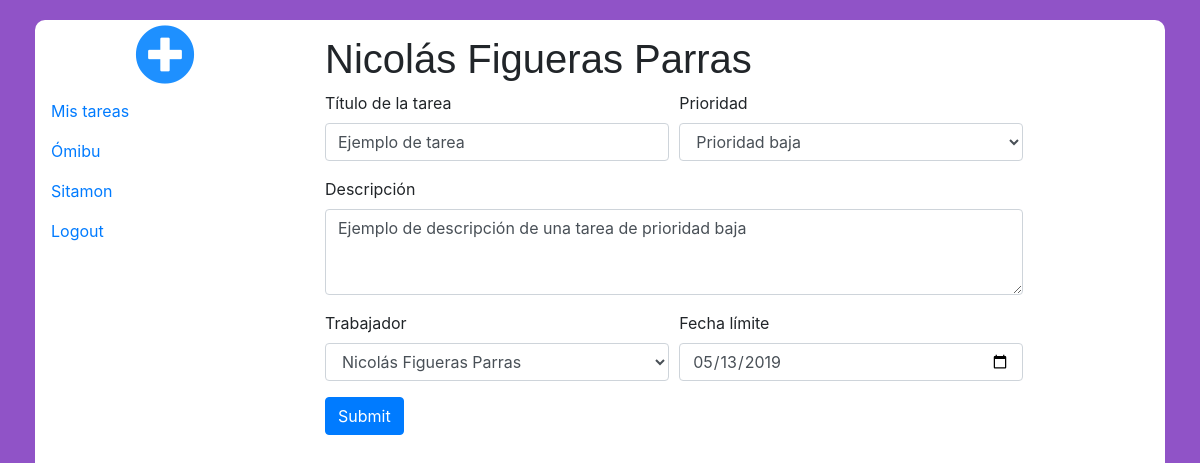
/Tasks/modifyTask.php?task=3 (signed in), run on the app's committed database.
### tables this page shows
CREATE TABLE `trabajadores` (
  `ID_trabajador` bigint(20) UNSIGNED NOT NULL,
  `Nombre` varchar(20) NOT NULL,
  `Apellidos` varchar(50) NOT NULL,
  `Direccion` varchar(70) NOT NULL,
  `Puesto` varchar(40) NOT NULL,
  `Email` varchar(50) NOT NULL,
  `Password` varchar(15) NOT NULL,
  `Telefono` varchar(20) NOT NULL
);

CREATE TABLE `clientes` (
  `ID_cliente` bigint(20) UNSIGNED NOT NULL,
  `Nombre` varchar(50) NOT NULL
);

CREATE TABLE `tareas` (
  `ID_tarea` bigint(20) UNSIGNED NOT NULL,
  `Nombre` varchar(100) NOT NULL,
  `Descripcion` varchar(150) NOT NULL,
  `Fecha` date NOT NULL,
  `Prioridad` int(1) NOT NULL,
  `Trabajador` bigint(20) NOT NULL,
  `Cliente` bigint(20) NOT NULL,
  `Finalizado` int(1) NOT NULL
);

### tasks/modifyTask.php (the view, shortened to what this page needs)
<!DOCTYPE HTML>
<html lang="es">
	<head>
		<link rel="stylesheet" type="text/css" href="../css/main.css">
		<link rel="stylesheet" href="https://stackpath.bootstrapcdn.com/bootstrap/4.3.1/css/bootstrap.min.css">
		<link rel="stylesheet" href="https://use.fontawesome.com/releases/v5.8.1/css/all.css">
	</head>
	<body>
			<?php
                $db = connectDb();
            ?>
			<?php
				$workerData = mysqli_fetch_array(mysqli_query($db, "SELECT * FROM trabajadores WHERE Email = '$_SESSION[email]'"));
			?>
		<div class="container-fluid">
			<div class="mainBox">
                    <div class="row">
                            <div class="col-3 addClientBox">
                                <a href="#"><i class="fas fa-plus-circle addClientBtn"></i></a>
                            </div>
                            <div class="col-9 welcomeMessage">
                                <h1><?php echo $workerData['Nombre']." ".$workerData['Apellidos'] ?></h1>
                            </div>
                    </div>
                    <div class="row">
                            <div class="col-3">
                                <div class="nav flex-column nav-pills" id="v-pills-tab" role="tablist" aria-orientation="vertical">
                                    <a class="nav-link" href="../myTasks/">Mis tareas</a>
                                    <?php
                                        $clientsQuery = mysqli_query($db, "SELECT * FROM clientes");
                                        if($row = mysqli_fetch_array($clientsQuery)){
                                            do{
                                                if(isset($_GET['client'])){
                                                    if($_GET['client'] == $row['ID_cliente']){
                                                        echo "<a class='nav-link active' href='../index.php?client='$row[ID_cliente]'>".$row['Nombre']."</a>";
                                                    }else{
                                                        echo "<a class='nav-link' href='../index.php?client=$row[ID_cliente]'>".$row['Nombre']."</a>";
                                                    }
                                                }else{
                                                    echo "<a class='nav-link' href='../index.php?client=$row[ID_cliente]'>".$row['Nombre']."</a>";
                                                }
                                            }while($row = mysqli_fetch_array($clientsQuery));
                                        }
                                    ?>
                                    <a class="nav-link" href="../login/logout.php">Logout</a>
                                </div>
                            </div>
                            <div class="col-9">
                                <div class="tab-content" id="v-pills-tabContent">
                                    <div class="tab-pane fade show active" id="v-pills-home" role="tabpanel" aria-labelledby="v-pills-home-tab">
                                        <form action="addTask.php" method="post" id="addTaskForm">
                                                <?php
                                                    $actualValues = mysqli_fetch_array(mysqli_query($db, "SELECT * FROM tareas WHERE ID_tarea = '$_GET[task]'"));
                                                ?>
                                            <div class="form-row">
                                                <div class="form-group col-md-5">
                                                    <label for="title">Título de la tarea</label>
                                                    <input id="title" name="title" type="text" class="form-control" value="<?php echo $actualValues['Nombre'] ?>" required>
                                                </div>
                                                <div class="form-group col-md-5">
                                                    <label for="priority">Prioridad</label>
                                                    <select id="priority" name="priority" class="form-control">
                                                            <?php
                                                                if($actualValues['Prioridad'] == '1'){
                                                                    echo "
                                                                        <option value='0' disabled>Escoja una prioridad...</option>
                                                                        <option selected value='1'>Prioridad alta</option>
                                                                        <option value='2'>Prioridad media</option>
                                                                        <option value='3'>Prioridad baja</option>
                                                                    ";
                                                                }elseif($actualValues['Prioridad'] == '3'){
                                                                    echo "
                                                                        <option value='0' disabled>Escoja una prioridad...</option>
                                                                        <option value='1'>Prioridad alta</option>
                                                                        <option value='2'>Prioridad media</option>
                                                                        <option selected value='3'>Prioridad baja</option>
                                                                    ";
                                                                }
                                                            ?>
                                                    </select>
                                                </div>
                                            </div>
                                            <div class="form-row">
                                                <div class="form-group col-md-10">
                                                    <label for="description">Descripción</label>
                                                    <textarea class="form-control" name="description" value="<?php echo $actualValues['Descripcion'] ?>" id="description" rows="3"><?php echo $actualValues['Descripcion'] ?></textarea>
                                                </div>
                                            </div>
                                            <div class="form-row">
                                                <div class="form-group col-md-5">
                                                    <label for="worker">Trabajador</label>
                                                    <select id="worker" name="worker" class="form-control">
                                                        <?php
                                                            $workerQuery = mysqli_query($db, "SELECT ID_trabajador, Nombre, Apellidos FROM trabajadores");
                                                            $rows = mysqli_num_rows($workerQuery);
                                                            for($i=0;$i<$rows;$i++){
                                                                $data=mysqli_fetch_array($workerQuery);
                                                                if($data['ID_trabajador'] == $actualValues['Trabajador']){
                                                                    echo "<option selected value='$data[ID_trabajador]'>$data[Nombre] $data[Apellidos]</option>";
                                                                }else{
                                                                    echo "<option value='$data[ID_trabajador]'>$data[Nombre] $data[Apellidos]</option>";
                                                                }
                                                            }
                                                        ?>
                                                    </select>
                                                </div>
                                                <div class="form-group col-md-5">
                                                    <label for="limitDate">Fecha límite</label>
                                                    <input type="date" class="form-control" value="<?php echo $actualValues['Fecha'] ?>"  name="limitDate" id="limitDate">
                                                </div>
                                            </div>
                                            <div class="form-row">
                                                <div class="form-group col-md-2">
                                                    <input type="submit" class="btn btn-primary" id="addTask" name="addTask">
                                                </div>
                                            </div>
                                        </form>
                                    </div>
                                </div>
                            </div>
                    </div>
			</div>
		</div>
	</body>
</html>

### css/main.css (style rules this page uses)
h1 { font-family: arial, sans-serif; font-size: 16px; font-weight: bold; padding-top: 15px; margin-bottom: 1px; }
body { background-color: #9053c7 !important; }
.mainBox { margin: 20px !important; background: white !important; height:95vh; border-radius: 10px; }
.addClientBtn { font-size: 60px; color: dodgerblue; padding-top: 5px; }
.addClientBox { text-align: center; }
body { font-family: Poppins-Regular, sans-serif; }

### data on the page
trabajadores: Nombre "Nicolás", Apellidos "Figueras Parras"
clientes: Nombre "Ómibu"
clientes: Nombre "Sitamon"
tareas: title "Ejemplo de tarea", priority "Prioridad baja", description "Ejemplo de descripción de una tarea de prioridad baja", limitDate "05/13/2019"

### other printed values
form field worker "Nicolás Figueras Parras"
